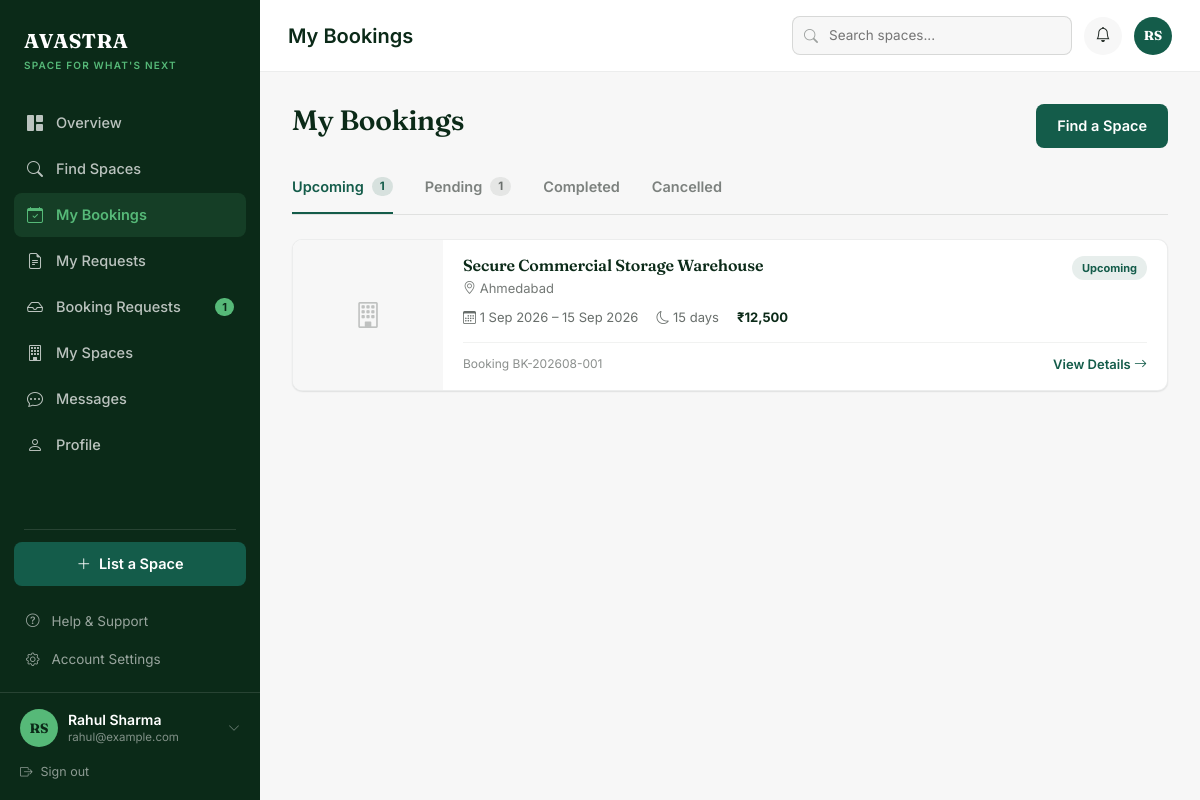
The app's page /user/my-bookings.php (signed in) with its own data.
### tables this page shows
CREATE TABLE IF NOT EXISTS `bookings` (
  `id` INT AUTO_INCREMENT PRIMARY KEY,
  `booking_code` VARCHAR(50) NOT NULL UNIQUE,
  `space_id` INT NOT NULL,
  `seeker_id` INT NOT NULL,
  `start_date` DATE NOT NULL,
  `end_date` DATE NOT NULL,
  `total_days` INT NOT NULL,
  `purpose` VARCHAR(150) NOT NULL,
  `base_amount` DECIMAL(10, 2) NOT NULL,
  `platform_fee` DECIMAL(10, 2) NOT NULL,
  `deposit_amount` DECIMAL(10, 2) DEFAULT 0.00,
  `total_amount` DECIMAL(10, 2) NOT NULL,
  `status` ENUM('pending', 'confirmed', 'active', 'completed', 'cancelled', 'rejected') NOT NULL DEFAULT 'pending',
  `cancellation_reason` TEXT DEFAULT NULL,
  `created_at` TIMESTAMP DEFAULT CURRENT_TIMESTAMP,
  `updated_at` TIMESTAMP DEFAULT CURRENT_TIMESTAMP ON UPDATE CURRENT_TIMESTAMP,
  FOREIGN KEY (`space_id`) REFERENCES `spaces` (`id`) ON DELETE CASCADE,
  FOREIGN KEY (`seeker_id`) REFERENCES `users` (`id`) ON DELETE CASCADE
);

CREATE TABLE IF NOT EXISTS `spaces` (
  `id` INT AUTO_INCREMENT PRIMARY KEY,
  `owner_id` INT NOT NULL,
  `category_id` INT NOT NULL,
  `title` VARCHAR(255) NOT NULL,
  `description` TEXT NOT NULL,
  `address` TEXT NOT NULL,
  `city` VARCHAR(100) NOT NULL,
  `state` VARCHAR(100) NOT NULL,
  `zip_code` VARCHAR(20) NOT NULL,
  `latitude` DECIMAL(10, 8) DEFAULT NULL,
  `longitude` DECIMAL(11, 8) DEFAULT NULL,
  `total_sqft` INT NOT NULL,
  `max_capacity` INT DEFAULT 10,
  `daily_rate` DECIMAL(10, 2) NOT NULL,
  `weekly_rate` DECIMAL(10, 2) DEFAULT NULL,
  `monthly_rate` DECIMAL(10, 2) DEFAULT NULL,
  `security_deposit` DECIMAL(10, 2) DEFAULT 0.00,
  `verification_status` ENUM('pending', 'approved', 'rejected') NOT NULL DEFAULT 'pending',
  `rejection_reason` TEXT DEFAULT NULL,
  `is_active` TINYINT(1) DEFAULT 1,
  `created_at` TIMESTAMP DEFAULT CURRENT_TIMESTAMP,
  `updated_at` TIMESTAMP DEFAULT CURRENT_TIMESTAMP ON UPDATE CURRENT_TIMESTAMP,
  FOREIGN KEY (`owner_id`) REFERENCES `users` (`id`) ON DELETE CASCADE,
  FOREIGN KEY (`category_id`) REFERENCES `categories` (`id`) ON DELETE CASCADE
);

### classes/Auth.php (called while the page is built, shortened)
<?php
class Auth {
    public static function isLoggedIn(): bool {
        return isset($_SESSION['user_id']) && !empty($_SESSION['user_id']);
    }
    public static function getUser(): ?array {
        return [
            'id'        => $_SESSION['user_id'],
            'full_name' => $_SESSION['user_name'] ?? 'User',
            'email'     => $_SESSION['user_email'] ?? '',
            'role_id'   => $_SESSION['user_role_id'] ?? 2,
            'role_name' => $_SESSION['user_role'] ?? 'user'
        ];
    }
}

### user/my-bookings.php (the view, shortened to what this page needs)
<?php
require_once __DIR__ . '/includes/header.php';
require_once __DIR__ . '/includes/sidebar.php';
$db     = Database::getInstance();
$userId = (int) $currentUser['id'];
$tab = $_GET['tab'] ?? 'upcoming';
function countBookings(PDO $db, int $uid, string $extraWhere): int
{
    $stmt = $db->prepare("SELECT COUNT(*) FROM bookings WHERE seeker_id = :uid AND $extraWhere");
    $stmt->execute([':uid' => $uid]);
    return (int) $stmt->fetchColumn();
}
$counts = [
    'upcoming'  => countBookings($db, $userId, "status IN ('confirmed','active') AND end_date >= CURDATE()"),
    'pending'   => countBookings($db, $userId, "status = 'pending'"),
    'completed' => countBookings($db, $userId, "status = 'completed'"),
    'cancelled' => countBookings($db, $userId, "status = 'cancelled'"),
];
$whereByTab = [
    'upcoming'  => "status IN ('confirmed','active') AND end_date >= CURDATE()",
    'pending'   => "status = 'pending'",
    'completed' => "status = 'completed'",
    'cancelled' => "status = 'cancelled'",
];
$stmt = $db->prepare("
    SELECT b.*, s.title, s.city, s.address,
           (SELECT image_path FROM space_images WHERE space_id = s.id AND is_primary = 1 LIMIT 1) AS image_path
    FROM bookings b
    JOIN spaces s ON b.space_id = s.id
    WHERE b.seeker_id = :uid AND {$whereByTab[$tab]}
    ORDER BY b.start_date ASC
");
$stmt->execute([':uid' => $userId]);
$bookings = $stmt->fetchAll();
$tabLabels = [
    'upcoming'  => 'Upcoming',
    'pending'   => 'Pending',
    'completed' => 'Completed',
    'cancelled' => 'Cancelled',
];
?>
<div id="user-main">
    <?php require_once __DIR__ . '/includes/topbar.php'; ?>
    <div id="user-content">
        <div class="greeting-row">
            <div>
                <h1>My Bookings</h1>
            </div>
            <a href="<?= APP_URL; ?>/user/find-spaces.php" class="btn btn-primary-avastra">Find a Space</a>
        </div>
        <nav class="tab-underline">
            <?php foreach ($tabLabels as $key => $label): ?>
                <a href="?tab=<?= $key; ?>" class="<?= $tab === $key ? 'active' : ''; ?>">
                    <?= $label; ?>
                    <?php if ($counts[$key] > 0): ?><span class="tab-count"><?= $counts[$key]; ?></span><?php endif; ?>
                </a>
            <?php endforeach; ?>
        </nav>
        <?php if (empty($bookings)): ?>
            <div class="empty-state">
                <i class="bi bi-calendar-x"></i>
                <h3>No <?= strtolower($tabLabels[$tab]); ?> bookings</h3>
                <p>Once you have a booking in this stage, it'll show up here.</p>
                <a href="<?= APP_URL; ?>/user/find-spaces.php" class="btn btn-primary-avastra">Find a Space</a>
            </div>
        <?php else: ?>
            <div class="booking-list">
                <?php foreach ($bookings as $b): ?>
                    <?php
                    $totalDays = (int) $b['total_days'];
                    $dateRange = $totalDays > 1
                        ? date('j M Y', strtotime($b['start_date'])) . ' – ' . date('j M Y', strtotime($b['end_date']))
                        : date('j F Y', strtotime($b['start_date']));
                    $pillClass = match ($b['status']) {
                        'confirmed', 'active' => 'upcoming',
                        default => $b['status'],
                    };
                    ?>
                    <a href="<?= APP_URL; ?>/user/booking-details.php?id=<?= (int) $b['id']; ?>" class="booking-row" style="color:inherit;">
                        <?php if ($b['image_path']): ?>
                            <img src="<?= APP_URL . '/' . htmlspecialchars($b['image_path']); ?>" alt="<?= htmlspecialchars($b['title']); ?>">
                        <?php else: ?>
                            <div class="img-fallback"><i class="bi bi-building" style="font-size:26px;color:rgba(23,32,27,0.25);"></i></div>
                        <?php endif; ?>
                        <div class="bk-body">
                            <div class="bk-top">
                                <div>
                                    <h3><?= htmlspecialchars($b['title']); ?></h3>
                                    <div class="bk-loc"><i class="bi bi-geo-alt"></i> <?= htmlspecialchars($b['city']); ?></div>
                                </div>
                                <span class="status-pill <?= $pillClass; ?>"><?= ucfirst($tabLabels[$tab]); ?></span>
                            </div>
                            <div class="bk-meta">
                                <span><i class="bi bi-calendar3"></i> <?= $dateRange; ?></span>
                                <span><i class="bi bi-moon"></i> <?= $totalDays; ?> day<?= $totalDays > 1 ? 's' : ''; ?></span>
                                <span><strong>₹<?= number_format((float) $b['total_amount'], 0); ?></strong></span>
                            </div>
                            <div class="bk-bottom">
                                <span class="bk-code">Booking <?= htmlspecialchars($b['booking_code']); ?></span>
                                <span class="bk-view">View Details <i class="bi bi-arrow-right"></i></span>
                            </div>
                        </div>
                    </a>
                <?php endforeach; ?>
            </div>
        <?php endif; ?>
    </div>
    <?php require_once __DIR__ . '/includes/footer.php'; ?>

### assets/css/user-app.css (style rules this page uses)
html, :root { --forest: #0b2a18; --teal: #145c4a; --accent: #56b978; --paper: #f7f7f7; --ink: #17201b; --sidebar-width: 260px; --topbar-height: 72px; --shadow-sm: 0 1px 2px rgba(23, 32, 27, 0.06), 0 1px 1px rgba(23, 32, 27, 0.04); }
* { box-sizing: border-box; }
body { font-family: "Inter", -apple-system, sans-serif; color: var(--ink); background: var(--paper); font-size: 15px; margin: 0; overflow-x: hidden; width: 100%; }
h1, h2, h3, .font-display { font-family: "Fraunces", Georgia, serif; color: var(--forest); font-weight: 600; letter-spacing: -0.01em; }
a { text-decoration: none; }
#user-main { flex: 1; min-width: 0; display: flex; flex-direction: column; }
#user-content { padding: 32px; flex: 1; }
.greeting-row { display: flex; justify-content: space-between; align-items: flex-start; flex-wrap: wrap; gap: 16px; margin-bottom: 28px; }
.greeting-row h1 { font-size: 28px; margin: 0 0 6px; }
.btn { font-family: "Inter", sans-serif; font-weight: 600; font-size: 14.5px; border-radius: 8px; padding: 10px 20px; border: 1.5px solid transparent; display: inline-flex; align-items: center; gap: 8px; }
.btn-primary-avastra { background: var(--teal); color: #fff; }
.status-pill { font-size: 11px; font-weight: 700; padding: 4px 10px; border-radius: 20px; text-transform: capitalize; }
.status-pill.upcoming, .status-pill.confirmed { background: rgba(20, 92, 74, 0.1); color: var(--teal); }
.tab-underline { display: flex; gap: 32px; border-bottom: 1px solid rgba(23, 32, 27, 0.1); margin-bottom: 24px; overflow-x: auto; }
.tab-underline a { display: flex; align-items: center; gap: 8px; padding: 0 0 14px; font-size: 14.5px; font-weight: 600; color: rgba(23, 32, 27, 0.55); border-bottom: 2px solid transparent; white-space: nowrap; }
.tab-underline a.active { color: var(--teal); border-bottom-color: var(--teal); }
.tab-count { background: rgba(23, 32, 27, 0.08); color: rgba(23, 32, 27, 0.6); font-size: 11.5px; font-weight: 700; padding: 1px 8px; border-radius: 20px; }
.tab-underline a.active .tab-count { background: rgba(20, 92, 74, 0.14); color: var(--teal); }
.booking-list { display: flex; flex-direction: column; gap: 14px; }
.booking-row { display: flex; background: #fff; border: 1px solid rgba(23, 32, 27, 0.08); border-radius: 10px; overflow: hidden; box-shadow: var(--shadow-sm); }
.booking-row .img-fallback { width: 150px; background: var(--paper); display: flex; align-items: center; justify-content: center; flex-shrink: 0; }
.booking-row .bk-body { flex: 1; min-width: 0; padding: 16px 20px; display: flex; flex-direction: column; }
.booking-row .bk-top { display: flex; justify-content: space-between; align-items: flex-start; gap: 10px; }
.booking-row h3 { font-size: 16px; margin: 0 0 4px; }
.booking-row .bk-loc { font-size: 13px; color: rgba(23, 32, 27, 0.6); margin-bottom: 10px; }
.booking-row .bk-meta { display: flex; gap: 18px; flex-wrap: wrap; font-size: 13px; color: rgba(23, 32, 27, 0.65); }
.booking-row .bk-meta strong { color: var(--forest); }
.booking-row .bk-bottom { display: flex; justify-content: space-between; align-items: center; flex-wrap: wrap; gap: 8px; margin-top: 14px; padding-top: 12px; border-top: 1px solid rgba(23, 32, 27, 0.06); }
.booking-row .bk-code { font-size: 12px; color: rgba(23, 32, 27, 0.5); }
.booking-row .bk-view { font-size: 13px; font-weight: 600; color: var(--teal); white-space: nowrap; }

### records on screen
bookings: space.title "Secure Commercial Storage Warehouse", space.city "Ahmedabad", dateRange "1 Sep 2026 – 15 Sep 2026", total_days "15", total_amount "12,500", booking_code "BK-202608-001"

### other values on screen
$ownerPendingCount "1"
$initials "RS"
$currentUser['full_name'] "Rahul Sharma"
$currentUser['email'] "rahul@example.com"
$pageTitle "My Bookings"
$topInitials "RS"
$label "Upcoming"
$counts[$key] "1"
$label "Pending"
$label "Completed"
$label "Cancelled"
